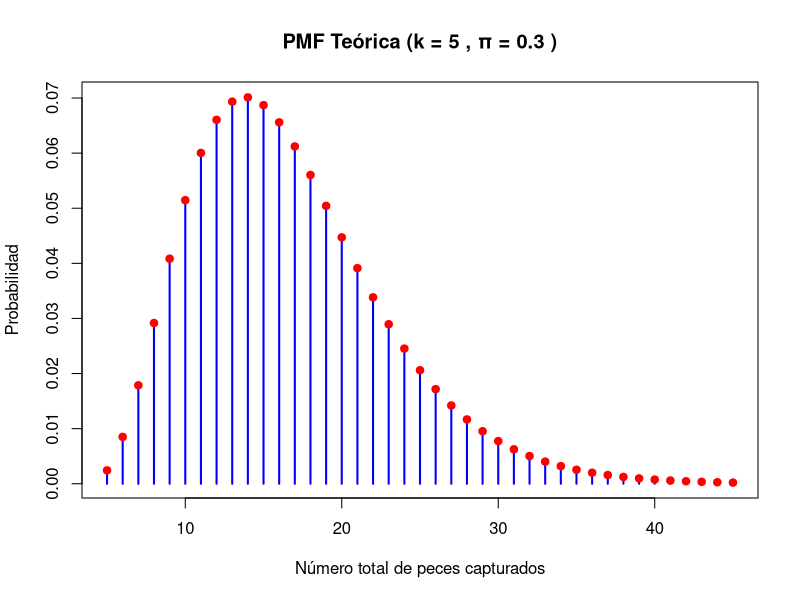
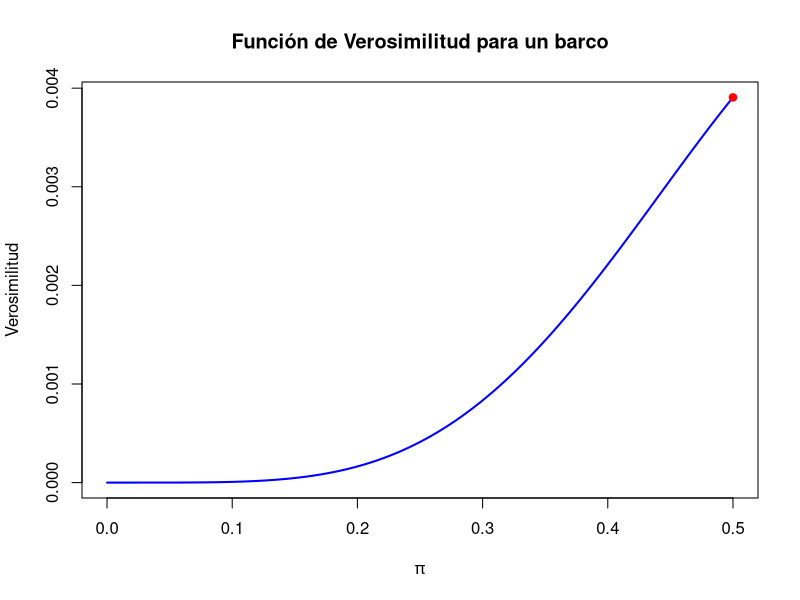
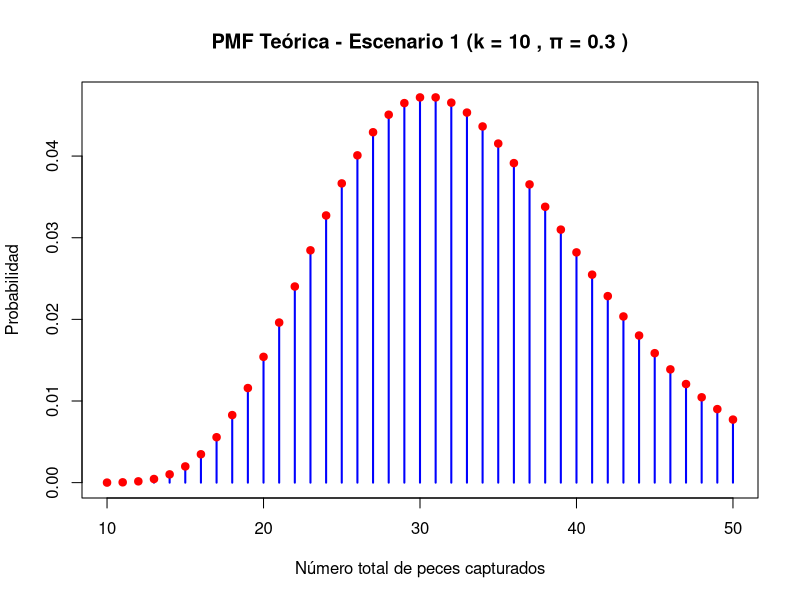
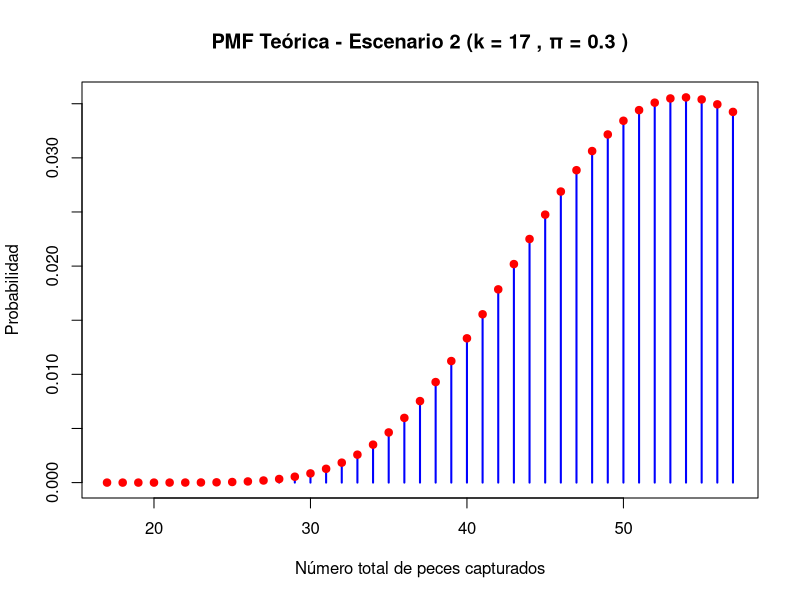
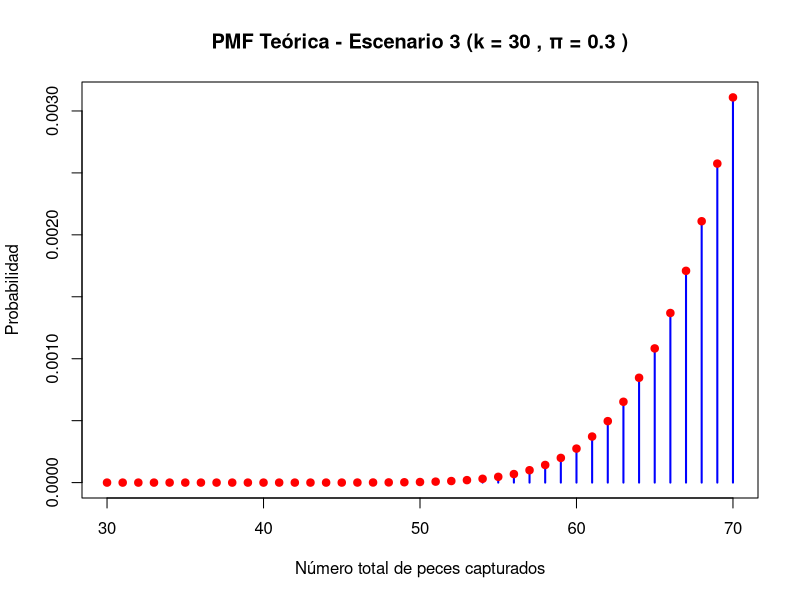
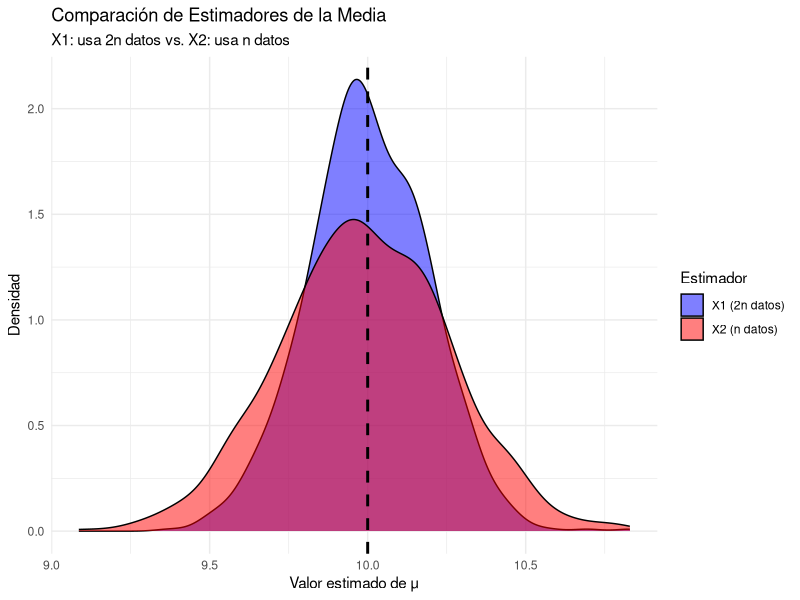
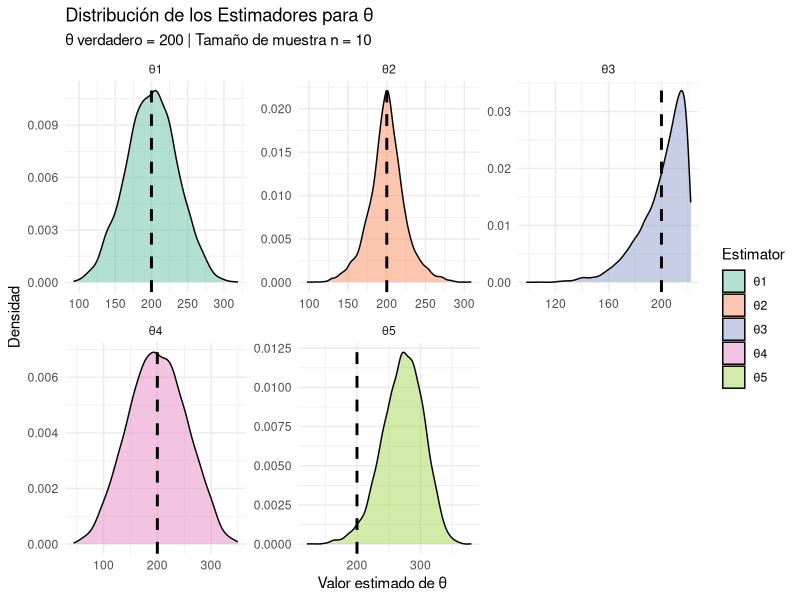
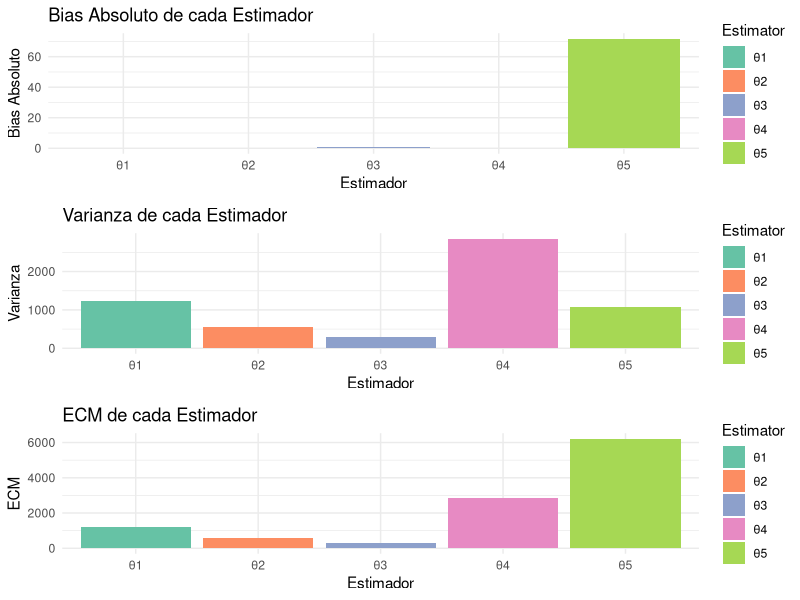

These figures' R source, in order:
# -------------------------------
# UNIVERSIDAD AUTONOMA DE OCCIDENTE
## MAESTRIA EN INTELIGENCIA ARTIFICIAL Y CIENCIA DE DATOS
## INFERENCIA ESTADISTICA
## DESAFÍO 1
## Profesor: Cristian E García.
## Alumno: Yoniliman Galvis Aguirre
## Codigo: 22500214
## CALI - COLOMBIA
### 02/24/2025
# -------------------------------

###############################################################################
# Preparemos el Sistema instalando ó reinstalando librerias si es necesario
###############################################################################

# Variable de control para habilitar o deshabilitar la eliminación de archivos, si tiene problemas para instalar un paqute puede que ayude borrar estos archivos , primero ejecuta este Chunk en FALSE, si hay problemas llevalo a TRUE y ejecuta este Chunk de nuevo. ES probable que tenga que instalar las siguientes dependencias uasndo los siguientes comandos en uan terminal: 
# sudo apt-get update
# sudo apt-get install libharfbuzz-dev libfribidi-dev libcurl4-openssl-dev libssl-dev libxml2-dev libfontconfig1-dev libfreetype6-dev libpng-dev libtiff5-dev libjpeg-dev

eliminar_archivos_habilitado <- FALSE

# Definir los archivos a eliminar
archivos <- c(".Rhistory", ".RData", ".Rprofile")

# Función para eliminar los archivos si existen
eliminar_archivos <- function(archivos) {
  for (archivo in archivos) {
    if (file.exists(archivo)) {
      file.remove(archivo)
      cat("Archivo eliminado:", archivo, "\n")
    } else {
      cat("Archivo no encontrado:", archivo, "\n")
    }
  }
}

# Eliminar los archivos si se habilitó la opción
if (eliminar_archivos_habilitado) {
  eliminar_archivos(archivos)
} else {
  cat("La eliminación de archivos está deshabilitada.\n")
}

# Instalar y cargar el paquete para manejo de conflictos
install.packages("conflicted")
library(conflicted)

# Preferir funciones específicas de paquetes que estan en conflicto en la librería tidyverse purrr y tidyr las cuales tienen funciones con nombres iguales "stats" y "caret". así que vamos adefinir cual de estas funciones vamos a preferir

conflict_prefer("filter", "dplyr")
conflict_prefer("lag", "dplyr")
conflict_prefer("lift", "purrr")

# Para hacer isntalacion de varios paquetes creamos un vector que contenga los nombre de los paquetes que queremos instalar
paquetes <- c("dplyr", "ggplot2", "caret", "ModelMetrics", "stats4", "tidyverse","rlang","tidyr","gridExtra","progress","stats4","knitr")

# hacemos una Función que nos permite instalar paquetes si no están ya instalados en el sistema
instalar_paquetes <- function(paquetes) {
  paquetes_instalados <- paquetes[paquetes %in% installed.packages()[,"Package"]]
  nuevos_paquetes <- paquetes[!(paquetes %in% installed.packages()[,"Package"])]
  
  if(length(nuevos_paquetes)) {
    install.packages(nuevos_paquetes, quiet = TRUE)
    cat("Se instalaron los siguientes paquetes:", nuevos_paquetes, "\n")
  } else {
    cat("Todos los paquetes ya están instalados.\n")
  }
  
  if(length(paquetes_instalados)) {
    cat("Los siguientes paquetes ya estaban instalados:", paquetes_instalados, "\n")
  }
}

# Instala los paquetes que son necesarios
instalar_paquetes(paquetes)

# Cargar los paquetes
library(dplyr)
library(ggplot2)
library(caret)
library(ModelMetrics)
library(stats4)
library(tidyverse)
library(rlang)
library(progress)
### grid Extra esta deshabilitada ya que causa problemas con pivot_longer
### library(gridExtra)
library(tidyr)
library(stats4)
library(knitr)

###############################################################################
# SITUACION 1
# Clase: Estimadores y Distribuciones Muestrales para la estimación de π
###############################################################################

### 1. SIMULACIÓN DEL PROCESO DE CAPTURA DE PECES
# Cada barco captura peces hasta lograr k éxitos (peces de la especie de interés).
# El total de peces capturados sigue una distribución negativa binomial:
# total = k (éxitos) + número de fracasos.
# vamos a simular la distribución de los peces capturados por un barco

pi_verdadero <- 0.3     # Valor real de π (0 < π ≤ 0.5)
set.seed(1234)

# Para ver el comportamiento , usamos un primer escenario con k = 5 capturas requeridas.
k <- 5  # Número de éxitos requeridos por barco

# Definirmos el rango de totales (mínimo: k, máximo: k+40)
total_capturas <- k:(k + 40)

# Calculamos la PMF teórica:
# dnbinom(x, size = k, prob = pi_verdadero) calcula la probabilidad de x fracasos.
pmf_teorica <- dnbinom(total_capturas - k, size = k, prob = pi_verdadero)

# Graficamos la PMF teórica para este escenario
plot(total_capturas, pmf_teorica, type = "h", lwd = 2, col = "blue",
     main = paste("PMF Teórica (k =", k, ", π =", pi_verdadero, ")"),
     xlab = "Número total de peces capturados", ylab = "Probabilidad")
points(total_capturas, pmf_teorica, pch = 19, col = "red")


###############################################################################
# 2. ESTIMACIÓN DE π POR MÁXIMA VEROSIMILITUD (MLE) CON stats4
###############################################################################

# Simulamos los datos para un escenario concreto: 
# n barcos capturan peces hasta lograr k éxitos.
n <- 20  # Número de barcos
datos <- rnbinom(n, size = k, prob = pi_verdadero) + k

# Función de log-verosimilitud (ignorando constantes):
# log L(π) = n*k*log(π) + (sum(datos) - n*k)*log(1-π)

negLogLik <- function(pi) {
  - ( n * k * log(pi) + (sum(datos) - n * k) * log(1 - pi) )
}

# Valor inicial: π0 = k/mean(datos)
pi_inicial <- k / mean(datos)

# Estimación por MLE imponiendo límites (0, 0.5]
resultado_mle <- mle(negLogLik, start = list(pi = pi_inicial),
                     method = "L-BFGS-B", lower = 0.0001, upper = 0.5)
summary(resultado_mle)

############################################
#   1. Función de Verosimilitud (Ejemplo)    #
############################################

# Para una única observación (un barco)
k <- 5                  # Número de capturas requeridas
x_obs <- 8              # Total de peces capturados (incluye k éxitos)
p <- seq(0, 0.5, length.out = 1000)  # π varía entre 0 y 0.5
# La verosimilitud (sin incluir el coeficiente combinatorio)
verosimilitud <- p^k * (1 - p)^(x_obs - k)
plot(p, verosimilitud, type = "l", lwd = 2, col = "blue",
     main = "Función de Verosimilitud para un barco",
     xlab = expression(pi), ylab = "Verosimilitud")
pi_est <- p[which.max(verosimilitud)]
points(pi_est, max(verosimilitud), col = "red", pch = 19)
cat("Estimación MLE (gráfica) para un barco:", pi_est, "\n\n")

###############################################################################
# 3. COMPARACIÓN DE ESTIMADORES MEDIANTE USO DE ESCENARIOS DE SIMULACIÓN
###############################################################################

# Se consideran 4 estimadores para π:
# T_MLE:       π̂ = k / media de capturas
# T_Log:       Estimador basado en transformación logarítmica
# T_Bayes:     Estimador Bayesiano (media del posterior con prior uniforme en (0,0.5))
# T_UMVUE:     Estimador insesgado (UMVUE)

# Definir las funciones estimadoras:
T_MLE <- function(x, k) {
  k / mean(x)
}

T_Log <- function(x, k) {
  exp(mean(log(k / x)))
}

# Calculo de la media del posterior para un prior uniforme en (0,0.5)
media_posterior <- function(sum_x, n, k) {
  post_density <- function(pi) { 2 * pi^(n * k) * (1 - pi)^(sum_x - n * k) }
  norm_const <- integrate(post_density, lower = 0, upper = 0.5)$value
  num_int <- integrate(function(pi) pi * post_density(pi), lower = 0, upper = 0.5)$value
  num_int / norm_const
}

T_Bayes <- function(x, k) {
  media_posterior(sum(x), length(x), k)
}

T_UMVUE <- function(x, k) {
  (length(x) * k - 1) / (sum(x) - 1)
}

# Crear los tres escenarios con diferentes valores de n (barcos) y k (capturas requeridas):
escenarios <- list(
  "Escenario 1" = list(n = 15, k = 10),
  "Escenario 2" = list(n = 30, k = 17),
  "Escenario 3" = list(n = 75, k = 30)
)

B <- 5000  # Número de simulaciones que usaremos para evaluar el ECM
resultados_ECM <- list()   # Lo usaremos Para guardar el ECM de cada estimador en cada escenario

# Data frame para guardar todas las estimaciones individuales y usarlas en graficas o tablas finales
estimaciones_total <- data.frame()

# Loop para la simulacion de los escenarios
for (esc in names(escenarios)) {
  n <- escenarios[[esc]]$n
  k <- escenarios[[esc]]$k
  
  # Guardamos las estimaciones de cada simulación
  simulaciones <- matrix(NA, nrow = B, ncol = 4)
  colnames(simulaciones) <- c("MLE", "Logaritmo", "Bayes", "UMVUE")
  
  for (i in 1:B) {
    # Ahora para cada barco simulamos el proceso: rnbinom(n, size=k, prob=π) y luego retornamos los fracasos,
    # Y sumando k obtenemos el total de peces capturados.
    datos_sim <- rnbinom(n, size = k, prob = pi_verdadero) + k
    simulaciones[i, "MLE"]       <- T_MLE(datos_sim, k)
    simulaciones[i, "Logaritmo"] <- T_Log(datos_sim, k)
    simulaciones[i, "Bayes"]     <- T_Bayes(datos_sim, k)
    simulaciones[i, "UMVUE"]     <- T_UMVUE(datos_sim, k)
  }
  
  # Obtener el ECM para cada estimador en el escenario actual (i)
  ECM <- colMeans((simulaciones - pi_verdadero)^2)
  resultados_ECM[[esc]] <- ECM
  cat("\n", esc, "\n")
  print(ECM)
  
  # Para la grafica final organizamos las simulaciones 
  simulaciones_df <- as.data.frame(simulaciones)
  simulaciones_df$Simulacion <- 1:B
  simulaciones_df$Escenario <- esc
  simulaciones_long <- pivot_longer(simulaciones_df, 
                                    cols = c("MLE", "Logaritmo", "Bayes", "UMVUE"),
                                    names_to = "Estimador", values_to = "Valor")
  estimaciones_total <- rbind(estimaciones_total, simulaciones_long)
  
  # Graficamos la PMF teórica para el escenario (i)
  totales <- k:(k + 40)
  pmf_teorica <- dnbinom(totales - k, size = k, prob = pi_verdadero)
  plot(totales, pmf_teorica, type = "h", lwd = 2, col = "blue",
       main = paste("PMF Teórica -", esc, "(k =", k, ", π =", pi_verdadero, ")"),
       xlab = "Número total de peces capturados", ylab = "Probabilidad")
  points(totales, pmf_teorica, pch = 19, col = "red")
}

###############################################################################
# 4. TABLA RESUMEN DEL ECM (ERROR CUADRÁTICO MEDIO)
###############################################################################

ECM_tabla <- data.frame(
  Escenario   = names(resultados_ECM),
  n           = sapply(names(resultados_ECM), function(x) escenarios[[x]]$n),
  k           = sapply(names(resultados_ECM), function(x) escenarios[[x]]$k),
  MLE         = sapply(resultados_ECM, function(x) { if("MLE" %in% names(x)) as.numeric(x["MLE"]) else NA }),
  Logaritmo   = sapply(resultados_ECM, function(x) { if("Logaritmo" %in% names(x)) as.numeric(x["Logaritmo"]) else NA }),
  Bayes       = sapply(resultados_ECM, function(x) { if("Bayes" %in% names(x)) as.numeric(x["Bayes"]) else NA }),
  UMVUE       = sapply(resultados_ECM, function(x) { if("UMVUE" %in% names(x)) as.numeric(x["UMVUE"]) else NA }),
  stringsAsFactors = FALSE
)

if(requireNamespace("knitr", quietly = TRUE)){
  knitr::kable(ECM_tabla, 
               caption = "ECM de cada estimador por escenario (n es el núm. de barcos y k es el núm. de capturas requeridas).")
} else {
  print(ECM_tabla)
}

## Conclusiones

# En el ejercicio propuse 4 etimadores: el de mediana muestral o momentos (MLE) y su version insesgada UMVUE o de varianza mínima, el de transformación Logaritmica y el Bayesiano.
#Se plantearon 3 escenarios diferentes y se realizáron las simulaciones respectivas.
#Obsevamos que segun el ECM:
  
#  *   Los estimadores basados en la media muestral (MLE y UMVUE) son los de mejor desempeño.
#  *   Los estimadores basados en la media muestral (MLE y UMVUE) se comportan de manera muy similar.
#  *   Los estimadores basados en la media muestral (MLE y UMVUE) mejoran en consistencia a medida que las muesras $k$ aumentan.
#  *   El estimador basado en transformación logarítmica mejora igual a medida que las muestras sonmas grandes pero mantiene un ECM superior y eso significa menor eficiencia.
#  *   El estimador bayesiano no presenta resultados en todos los escenarios y puede signiicar que necesita mayor verificacion o una seleccion del pior nueva o que este estimador no es suficientemente robusto para este muestreo en particular.
#  *   La verosimilitud teórica produce un estimador $\hat{\pi}$ y es equivalente al MCE del estimador MLE ya que $MLE=\frac{k}{\overline{x}} = \hat{\pi}$


###############################################################################
# SITUACION 2
# Estimamos de la Media de una Población X con tamaño 2n
# Y Comparamos los dos estimadores:
#   X1 = (1/(2n)) * Σ x_i (usa 2n datos)
#   X2 = (1/n)  * Σ x_i (usa solo los primeros n datos)
###############################################################################

# Parámetros de la simulación
set.seed(123)                # La semilla para grantizar la reproducibilidad
n <- 50                      # tamaño de la muestra
N <- 2 * n                   # Tamaño total de la muestra
mu <- 10                     # Media de la poblacion
sigma <- 2                   # Desviación estándarde la poblacion
replicaciones <- 1000        # Número de muestras para la simulacion

# Creamos los vectores para almacenar los estimadores
X1 <- numeric(replicaciones) # Estimador que usa 2n datos (todos)
X2 <- X1  # Estimador que solo usa el primer set de datos

# Simulamos y en cada réplica extraemos una muestra de tamaño 2n de la población
for(i in 1:replicaciones){
  sample_data <- rnorm(N, mean = mu, sd = sigma)
  X1[i] <- mean(sample_data)        # Usa todos los 2n datos
  X2[i] <- mean(sample_data[1:n])     # Usa solo los primeros n datos
}

# Calculamos las varianzas empíricas (ECM, pues son insesgados)
ecm_X1 <- var(X1)   # Teóricamente: sigma^2/(2n) = (4)/(100) = 0.04
ecm_X2 <- var(X2)   # Teóricamente: sigma^2/n   = (4)/(50)  = 0.08

cat("Varianza (ECM) de X1 (2n datos):", ecm_X1, "\n")
cat("Varianza (ECM) de X2 (n datos):", ecm_X2, "\n")

# Creamos un data frame para graficar las densidades de los dos estimadores
df <- data.frame(
  Estimador = factor(c(rep("X1 (2n datos)", length(X1)), rep("X2 (n datos)", length(X2)))),
  Valor = c(X1, X2)
)

# Gráficamos la comparativa entre las densidades de los estimadores y la línea vertical en mu
g <- ggplot(df, aes(x = Valor, fill = Estimador)) +
  geom_density(alpha = 0.5) +
  geom_vline(xintercept = mu, linetype = "dashed", color = "black", linewidth = 1) +
  labs(title = "Comparación de Estimadores de la Media",
       subtitle = "X1: usa 2n datos vs. X2: usa n datos",
       x = "Valor estimado de μ", y = "Densidad") +
  scale_fill_manual(values = c("blue", "red")) +
  theme_minimal()

print(g)

# Creamos una tabla de resumen mejorada usando knitr::kable
ECM_tabla <- data.frame(
  Estimador = c("X1 (2n datos)", "X2 (n datos)"),
  ECM = c(ecm_X1, ecm_X2)
)

# Mostramos la tabla
kable(ECM_tabla, caption = "ECM (Varianza empírica) de cada estimador")

## Conclusiones

# *   El análisis en la gráfica y la teoría nos demuestra que el mejor estimador de $\mu$ es $\overline{X}_1$ ya que este utiliza los $2n$ datos y presenta una varianza $\frac{\sigma²}{(2n)}$ y esa es menor que la varianza de $\overline{X}_2 = \frac{\sigma²}{(n)}$, porque esta solo utiliza la primera mitad de lso datos $n$.
# *   Se demuestra entonces de forma teórica y de forma gráfica que ql estimador de mejor desempeño será siempre aquel que utiliza toda la muestra de datos y no solo una parte de ella.

###############################################################################
# SITUACION 3
# Estimación de θ (número total de vehículos piratas)
#
# La población consiste en vehículos numerados consecutivamente: 1,2,...,θ.
# Se extrae una muestra aleatoria de tamaño n (sin reemplazo) y se registran los
# números observados: X1, X2, …, Xn.
#
# Se proponen los siguientes estimadores:
#
#   (1)   θ̂(1) = 2·X̄ - 1
#          (porque E(X) = (θ+1)/2 para X ~ Uniforme{1, …, θ})
#
#   (2)   θ̂(2) = X_(n) + X_(1) - 1
#
#   (3)   θ̂(3) = X_max + d̄, donde d̄ es la media de los saltos consecutivos.
#          Al ordenar la muestra: d̄ = (X_(n) - X_(1))/(n-1), de modo que
#          θ̂(3) = X_(n) + (X_(n) - X_(1))/(n-1)
#
#   (4)   θ̂(4) = 2·Med(X) - 1
#
#   (5)   θ̂(5) = X̄ + 3·S
#
# Se simula el comportamiento de estos estimadores para diferentes escenarios
# variando el valor real de θ y el tamaño de muestra n.
###############################################################################

#Instalamos la libreria que necesitamos pero no al principio porque causa fallas con tidyr y pivot_longer
library(gridExtra)

# Parámetros de simulación
set.seed(1234)
theta_true <- 200    # Valor real de θ (número total de vehículos)
n <- 10              # Tamaño de la muestra (n vehículos observados)
B <- 5000            # Número de réplicas de la simulación

# Inicializamos vectores para almacenar los valores de cada estimador
est1 <- numeric(B)   # Estimador (1): 2*mean - 1
est2 <- numeric(B)   # Estimador (2): min + max - 1
est3 <- numeric(B)   # Estimador (3): max + (max - min)/(n-1)
est4 <- numeric(B)   # Estimador (4): 2*median - 1
est5 <- numeric(B)   # Estimador (5): mean + 3*sd

# Simulamos para cada réplica y extraemos una muestra aleatoria de tamaño n de {1,2,...,θ}
for (i in 1:B) {
  muestra <- sample(1:theta_true, size = n, replace = FALSE)
  
  # Calculamos cada uno de los estimadores:
  # Estimador ajustado de la media, es una forma de ajustar la media muestral.
  est1[i] <- 2 * mean(muestra) - 1  
  # Estimador basado en el rango. Utiliza los valores extremos de la muestra para hacer una estimación
  est2[i] <- min(muestra) + max(muestra) - 1
  # estimador ajustado del máximo. Ajusta el valor máximo de la muestra utilizando el rango y el tamaño de la muestra.
  est3[i] <- max(muestra) + (max(muestra) - min(muestra)) / (n - 1)   
  # estimador ajustado de la mediana. Similar al primer estimador, ajusta la mediana muestral.
  est4[i] <- 2 * median(muestra) - 1  
  # Estimador de la media ajustado por la desviación estándar. Utiliza tanto la media como la desviación estándar de la muestra para hacer una estimación.
  est5[i] <- mean(muestra) + 3 * sd(muestra)
}

# Crear un data frame con los resultados de las simulaciones y convertir a formato largo
df <- data.frame(
  Replication = 1:B,
  `θ1` = est1,
  `θ2` = est2,
  `θ3` = est3,
  `θ4` = est4,
  `θ5` = est5
)

df_long <- pivot_longer(df, cols = -Replication, 
                        names_to = "Estimator", values_to = "Value")

# Convertimos la variable Estimator a factor (usando los valores observados)
df_long$Estimator <- as.factor(df_long$Estimator)

# Graficamos las densidades de cada estimador (facetas) con la línea vertical en θ_true
p_dens <- ggplot(df_long, aes(x = Value, fill = Estimator)) +
  geom_density(alpha = 0.5) +
  facet_wrap(~ Estimator, scales = "free") +
  geom_vline(xintercept = theta_true, linetype = "dashed", color = "black", linewidth = 1) +
  labs(title = "Distribución de los Estimadores para θ",
       subtitle = paste("θ verdadero =", theta_true, "| Tamaño de muestra n =", n),
       x = "Valor estimado de θ", y = "Densidad") +
  theme_minimal() +
  scale_fill_brewer(palette = "Set2")
print(p_dens)

# Calculamos ahora el sesgo, varianza y ECM para cada estimador y construimos una tabla de resumen
summary_table <- df_long %>%
  group_by(Estimator) %>%
  summarise(
    Bias = round(mean(Value) - theta_true, 3),
    Variance = round(var(Value), 3),
    ECM = round((mean(Value) - theta_true)^2 + var(Value), 3)
  )

# Imprimimos la tabla resumen con knitr::kable
kable(summary_table, digits = 3, caption = "Resumen de los Estimadores: Sesgo, Varianza y ECM")

# Graficamos las barras comparativas para Bias (valor absoluto), Varianza y ECM
p_bias <- ggplot(summary_table, aes(x = Estimator, y = abs(Bias), fill = Estimator)) +
  geom_bar(stat = "identity") +
  labs(title = "Bias Absoluto de cada Estimador", y = "Bias Absoluto", x = "Estimador") +
  theme_minimal() +
  scale_fill_brewer(palette = "Set2")

p_variance <- ggplot(summary_table, aes(x = Estimator, y = Variance, fill = Estimator)) +
  geom_bar(stat = "identity") +
  labs(title = "Varianza de cada Estimador", y = "Varianza", x = "Estimador") +
  theme_minimal() +
  scale_fill_brewer(palette = "Set2")

p_ecm <- ggplot(summary_table, aes(x = Estimator, y = ECM, fill = Estimator)) +
  geom_bar(stat = "identity") +
  labs(title = "ECM de cada Estimador", y = "ECM", x = "Estimador") +
  theme_minimal() +
  scale_fill_brewer(palette = "Set2")

# Combinamos las tres gráficas en un panel vertical
grid.arrange(p_bias, p_variance, p_ecm, ncol = 1)

## Conclusiones
# *   El indicador $\theta_4$ presenta un sesgo cercano a cero $(0.04)$ lo cual es el ideal pero la varianza es la mas alta de todos $(2856.68)$ y nos indica que los valores estimados tienen variaciones altas entre una muestra y la otra.
# *   El indicador $\theta_5$ presenta el sesgo mas elevado $(71.79)$ y una varianza alta $(1064.25)$ aunque la varianza está entre la media de todos el alto sesgo nos indica que no es un estimador muy adecuado para la implementacion.
# *   Los indicadores $\theta_1$ y $\theta_2$ presentan los sesgos mas bájos $(0.22)$ y $(0.23)$ respectivamente, pero la varianza de $\theta_1$ es alta $(1234.53)$ mientras la varianza de $\theta_2$ es moderada pero no es la mas baja de entre todos los indicadores $(562.23)$
# *   El indicador $\theta_3$ presenta un sesgo bajo y aunque no es el menor de todos los estimadores si es cercano a 0: $(1.08)$ además si tiene el valor de varianza mas bajo de todo el set $(306.33)$.
# *   El ECM es la sumatoria del cuadrado del sesgo y la varianza y refleja el desempeño o presicion global del estimador, tomando en cuenta esto el ECM más bajo es de $\theta_3$ con $(307.49)$ lo cual nos indica que a pesar de que el sesgo no es el mas bájo la combinacion de este y la poca varianza hacen este indicador como el mejor en precision global.
# *   Los estimadores $\theta_1, \theta_4 y \theta_5$ tiene ECMs muy altos $(1234.58, 2856.68, 6212.32)$ respectivamente y esto indica que no sin importar el bajo sesgo, la alta varianza los convierte en inadecuados.
# *   El estimador $\theta_2$ tiene igualmente un ECM bajo $(562.28)$, tiene tambien bajo sesgo $(0.23)$ y una varianza moderada $(562.23)$ pero el ECM es mayor que el ECM de $\theta_3$ con $(307.45)$, con lo cual concluimos que $\theta_2$ es un buen indicador.
# La mejor estimación de $\theta$ se logra usando el estimador $\hat{\theta_3} = X_{max} + \frac{X_{max} -X_{min}}{n-1}$, esto a que este presenta la mejor precision global $(307.49)$ manteniendo un sesgo cercano a cero $(1.08)$ y la varianza mas baja $(306.33)$, ahora bien este desafio necesita estimar un valor desconocido de $\theta$ por tanto una baja varianza nos ayuda a estimar un valor que sea mas cercano al valor real de $\theta$.


###############################################################################
# SITUACION 4
# Estimación de λ en tiempos entre llamadas de seguros
###############################################################################

# Parámetro del estimado del valor verdadero
lambda_real <- 2 

# Tamaños de muestra que vamos a evaluar
n_values <- c(2, 5, 10, 30, 100)  

# Número de repeticiones en la simulación
B <- 10000  

# Función para poder generar datos y estimar λ con diferentes métodos
simular_estimadores <- function(n, B, lambda_real) {
  estimadores_lambda <- matrix(NA, nrow = B, ncol = 3)
  colnames(estimadores_lambda) <- c("MLE", "Momentos", "Sesgo_ECM")
  
  for (i in 1:B) {
    # Generamos una muestra de tamaño n con distribución exponencial
    X <- rexp(n, rate = lambda_real)
    S_n <- sum(X)  # Suma muestral
    
    # Estimadores:
    lambda_MLE <- n / S_n               # Máxima Verosimilitud (MLE)
    lambda_MOM <- 1 / mean(X)           # Momentos: Se usa E(X) = 1/λ → λ_MOM = 1/X̄
    lambda_sesgado <- (n - 1) / S_n     # Estimador sesgado del problema: (n-1)/S_n
    
    estimadores_lambda[i, ] <- c(lambda_MLE, lambda_MOM, lambda_sesgado)
  }
  
  # Calculamos el sesgo y ECM de cada uno de los estimadores
  sesgo_MLE <- mean(estimadores_lambda[, "MLE"]) - lambda_real
  sesgo_MOM <- mean(estimadores_lambda[, "Momentos"]) - lambda_real
  sesgo_Sesgado <- mean(estimadores_lambda[, "Sesgo_ECM"]) - lambda_real
  
  ECM_MLE <- mean((estimadores_lambda[, "MLE"] - lambda_real)^2)
  ECM_MOM <- mean((estimadores_lambda[, "Momentos"] - lambda_real)^2)
  ECM_Sesgado <- mean((estimadores_lambda[, "Sesgo_ECM"] - lambda_real)^2)
  
  return(c(Sesgo_MLE = sesgo_MLE, ECM_MLE = ECM_MLE, 
           Sesgo_MOM = sesgo_MOM, ECM_MOM = ECM_MOM, 
           Sesgo_Sesgado = sesgo_Sesgado, ECM_Sesgado = ECM_Sesgado))
}

# Simulamos diferentes tamaños de muestra
resultados_ECM <- lapply(n_values, function(n) simular_estimadores(n, B, lambda_real))
names(resultados_ECM) <- paste0("n=", n_values)

###############################################################################
# Creación de la tabla ECM
###############################################################################

ECM_tabla <- data.frame(
  n             = n_values,
  Sesgo_MLE     = sapply(resultados_ECM, function(x) x["Sesgo_MLE"]),
  ECM_MLE       = sapply(resultados_ECM, function(x) x["ECM_MLE"]),
  Sesgo_MOM     = sapply(resultados_ECM, function(x) x["Sesgo_MOM"]),
  ECM_MOM       = sapply(resultados_ECM, function(x) x["ECM_MOM"]),
  Sesgo_Sesgado = sapply(resultados_ECM, function(x) x["Sesgo_Sesgado"]),
  ECM_Sesgado   = sapply(resultados_ECM, function(x) x["ECM_Sesgado"])
)

# Imprimir tabla usando knitr si está disponible
if(requireNamespace("knitr", quietly = TRUE)){
  knitr::kable(ECM_tabla, caption = "Sesgo y ECM de los estimadores de λ para diferentes tamaños de muestra")
} else {
  print(ECM_tabla)
}

###############################################################################
# Visualización: Comparación de los estimadores
###############################################################################

par(mfrow=c(1,2))

# Parámetro real y tamaño de muestra para la simulación de gráficos
lambda_true <- 2     # Valor real de λ
n_ejemplo <- 10      # Tamaño de muestra (n)
B_plot <- 10000      # Número de simulaciones para la visualización

# Creamos una matriz para almacenar los estimadores en cada simulación
estimadores <- matrix(NA, nrow = B_plot, ncol = 3)
colnames(estimadores) <- c("MLE", "Momentos", "Sesgado")

# Simulamos B_plot repeticiones
for (i in 1:B_plot) {
  X <- rexp(n_ejemplo, rate = lambda_true)  # Muestra de tamaño n_ejemplo
  S_n <- sum(X)                             # Suma de la muestra
  
  # Estimadores
  estimadores[i, "MLE"] <- n_ejemplo / S_n                  # MLE: λ̂ = n / S_n
  estimadores[i, "Momentos"] <- 1 / mean(X)                 #  Momentos: λ̂ = 1 / mean(X)
  estimadores[i, "Sesgado"] <- (n_ejemplo - 1) / S_n        # Estimador sesgado dado en el problema: λ̂ = (n-1) / S_n
}

# Usamos un data frame y organizamos los datos para pasarle a ggplot
df_estim <- as.data.frame(estimadores)
df_melt <- pivot_longer(df_estim, cols = c("MLE", "Momentos", "Sesgado"),
                        names_to = "Estimador", values_to = "Valor")

# Creamos un Histograma de los estimadores y los superponemos para observarlos
p1 <- ggplot(df_melt, aes(x = Valor, fill = Estimador)) +
  geom_histogram(alpha = 0.35, bins = 50, position = "identity") +
  geom_vline(xintercept = lambda_true, linetype = "dashed", 
             color = "black", linewidth = 1) +
  labs(title = "Distribución de los Estimadores de λ",
       x = "Valor Estimado de λ", y = "Frecuencia") +
  theme_minimal()

# ahora creamos un Boxplot comparativo de los estimadores
p2 <- ggplot(df_melt, aes(x = Estimador, y = Valor, fill = Estimador)) +
  geom_boxplot(alpha = 0.7) +
  geom_hline(yintercept = lambda_true, linetype = "dashed", 
             color = "black", linewidth = 1) +
  labs(title = "Boxplot de los Estimadores de λ",
       x = "Estimador", y = "Valor Estimado de λ") +
  theme_minimal()

# Mostramos los gráficos
print(p1)
print(p2)

## Conclusiones
# *   Tanto en el soporte matemático como el programa en R podemos observar que el estimador $\hat{\lambda}= \frac{n-1}{S_n}$ es **insesgado**.
# *   El ECM calculado es $ECM(\hat{\lambda}) = \frac{\lambda²}{n-2}$.
# *   Los estimadores calculados de momentos y máxima verosimilitud coinciden ya que $\hat{\lambda}=\frac{1}{\overline{X}}=\frac{n}{S_n}$, con lo cual podemos definir que no importa cual usamos vamos a obtener la misma estimación, en términos generales podemos decir que aplicar el método de momentos es mas fácil de aplicar en situaciones que necesiten rapidez y facilidad, mientras, aplicar el método de máxima verosimilitud cuando se necesite un resultado mas robusto.
